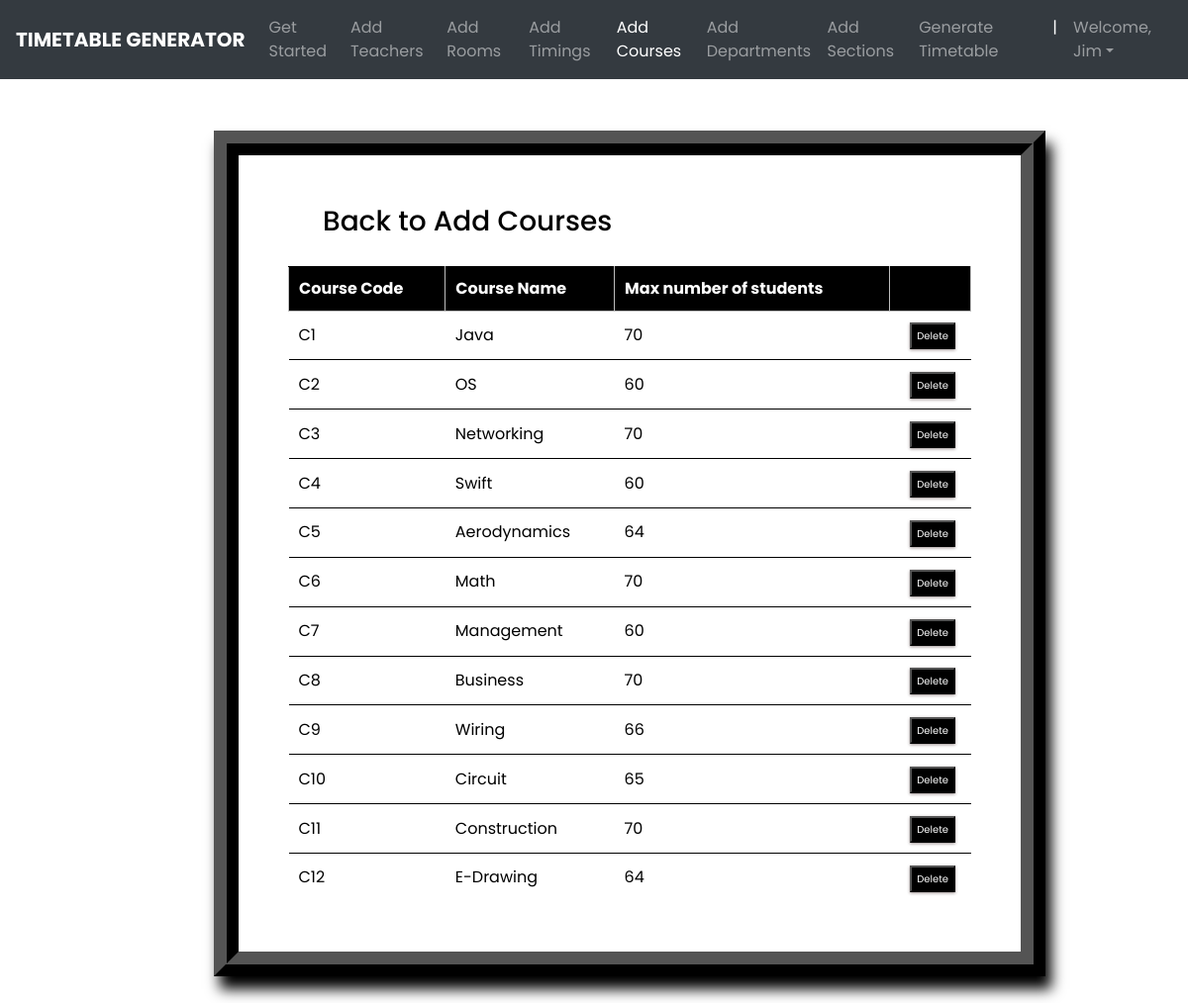
The app's page /courses_list/ (signed in) with its own data.
### ttgen/models.py (models this page shows, shortened)
class Course(models.Model):
    course_number = models.CharField(max_length=5, primary_key=True)
    course_name = models.CharField(max_length=40)
    max_numb_students = models.CharField(max_length=65)
    instructors = models.ManyToManyField(Instructor)

### ttgen/views.py (the view)
# urls.py: path('courses_list/', views.course_list_view, name='editcourse'),
@login_required
def course_list_view(request):
    context = {
        'courses': Course.objects.all()
    }
    return render(request, 'courseslist.html', context)

### templates/courseslist.html (shortened to what this page needs)
<!DOCTYPE html>
<html lang="en">
<head>
	<link rel="stylesheet" href="https://maxcdn.bootstrapcdn.com/bootstrap/4.0.0/css/bootstrap.min.css">
</head>
<body>
        <header>
			<nav class="navbar navbar-expand-md navbar-dark fixed-top bg-dark">
                <a class="navbar-brand" href="#"><b>TIMETABLE GENERATOR</b></a>
                <div class="collapse navbar-collapse" id="navbarCollapse">
                    <ul class="navbar-nav ml-auto">
                    <li class="nav-item">
                        <a class="nav-link" href="{% url 'admindash' %}">Get Started</a>
                    </li>
                    <li class="nav-item">
                        <a class="nav-link" href="{% url 'addInstructors' %}">Add Teachers</a>
                    </li>
                    <li class="nav-item">
                        <a class="nav-link" href="{% url 'addRooms' %}">Add Rooms</a>
                    </li>
                    <li class="nav-item">
		                <a class="nav-link" href="{% url 'addTimings' %}">Add Timings</a>
		            </li>
                    <li class="nav-item active">
                        <a class="nav-link" href="{% url 'addCourses' %}">Add Courses</a>
                    </li>
                    <li class="nav-item">
			            <a class="nav-link" href="{% url 'addDepts' %}">Add Departments</a>
		            </li>
                    <li class="nav-item">
			            <a class="nav-link" href="{% url 'addSections' %}">Add Sections</a>
		            </li>
                    <li class="nav-item">
			            <a class="nav-link" href="{% url 'generate' %}">Generate Timetable</a>
		            </li>
                    <li class="nav-item active">
			            <a class="nav-link">|</a>
		            </li>
                    <li class="nav-item dropdown">
		                <a class="nav-link dropdown-toggle" href="#" id="dropdown03" data-toggle="dropdown" aria-haspopup="true" aria-expanded="false">Welcome, {{ user.first_name }}</a>
		            </li>
                    </ul>
                </div>
            </nav>
        </header>
        <br><br>
    {% block content %}
{% load static %}
<fieldset class="fieldset">
    <a href="{% url 'addCourses'%}"><h1 class="tablink" onclick="openPage('new')" id="defaultOpen">Back to Add Courses</h1></a>
    <div class="tabcontent" id="edit">
        <table class="table1">
            <thead>
            <tr class="table-headers">
            <th>Course Code</th>
            <th>Course Name</th>
            <th>Max number of students</th>
            <th  class="empty"></th>
            </tr>
            </thead>
            <tbody>
            {% for crs in courses %}
            <tr>
             <td>{{crs.course_number}}</td>
             <td>{{crs.course_name}}</td>
             <td>{{crs.max_numb_students}}</td>
             <td class="empty">
                <form action="{% url 'deletecourse' crs.course_number %}" method="post">
                        <input type="submit" value="Delete" class="cross">
                </form>
             </td>
             </tr>
            {% endfor %}
            </tbody>
        </table>
    </div>
</fieldset>
{% endblock %}

### templates/courseslist.html (style rules this page uses)
body { padding-top: 3rem; padding-bottom: 3rem; color: black; font-family: "Poppins"; overflow-x: hidden; }
nav { font-family: "Poppins"; }
.navbar-brand { font-size: 20px; font-family: "Poppins"; }
* { margin: 0; padding: 0; box-sizing: border-box; }
html { scroll-behavior: smooth; }
a { text-decoration:none; }
form { margin-top: 3%; margin-left: 18%; margin-right: 12%; }
fieldset h1 { color: black; padding-bottom: 20px; margin-left: 35px; display: inline-block; cursor: pointer; font-size: 28px; }
fieldset input { padding:8px; color: #938c8c }
.table2 td, th { border: 1px solid rgb(190,190,190); padding: 10px 20px; }
.table1 { width: 100%; border-collapse: collapse; text-align: left; overflow: hidden; }
.table1 td, th { border-top: 1px solid black; padding: 10px; }
.table1 th { background-color: black; color: #fff; }
.cross { font-size:10px; box-shadow: 0px 1px 3px 0px #9e9292; padding: 4px 5px; color: #fff; background-color: black; cursor: pointer; }
.fieldset { margin-top: 3%; margin-left: 18%; margin-right: 12%; padding: 50px; border-width: 25px; border-style: ridge; border-color: black; box-shadow: 6px 13px 13px 0px black; background-color: #fff; }

### records on screen
Course: course_number "C1", course_name "Java", max_numb_students "70"
Course: course_number "C2", course_name "OS", max_numb_students "60"
Course: course_number "C3", course_name "Networking", max_numb_students "70"
Course: course_number "C4", course_name "Swift", max_numb_students "60"
Course: course_number "C5", course_name "Aerodynamics", max_numb_students "64"
Course: course_number "C6", course_name "Math", max_numb_students "70"
Course: course_number "C7", course_name "Management", max_numb_students "60"
Course: course_number "C8", course_name "Business", max_numb_students "70"
Course: course_number "C9", course_name "Wiring", max_numb_students "66"
Course: course_number "C10", course_name "Circuit", max_numb_students "65"
Course: course_number "C11", course_name "Construction", max_numb_students "70"
Course: course_number "C12", course_name "E-Drawing", max_numb_students "64"

### other values on screen
{{ user.first_name }} "Jim"
